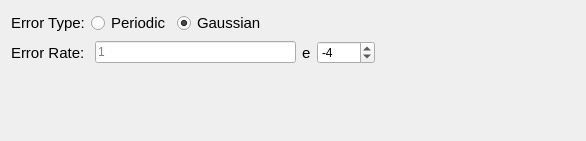
<?xml version="1.0" encoding="UTF-8"?>
<ui version="4.0">
 <class>BitsErrorForm</class>
 <widget class="QWidget" name="BitsErrorForm">
  <property name="geometry">
   <rect>
    <x>0</x>
    <y>0</y>
    <width>586</width>
    <height>141</height>
   </rect>
  </property>
  <property name="windowTitle">
   <string>Form</string>
  </property>
  <layout class="QVBoxLayout" name="verticalLayout">
   <item>
    <layout class="QHBoxLayout" name="horizontalLayout">
     <item>
      <widget class="QLabel" name="lblBER">
       <property name="font">
        <font>
         <pointsize>11</pointsize>
        </font>
       </property>
       <property name="text">
        <string>Error Type:</string>
       </property>
       <property name="textFormat">
        <enum>Qt::PlainText</enum>
       </property>
      </widget>
     </item>
     <item>
      <widget class="QRadioButton" name="periodicOpt">
       <property name="enabled">
        <bool>true</bool>
       </property>
       <property name="font">
        <font>
         <pointsize>11</pointsize>
        </font>
       </property>
       <property name="text">
        <string>Periodic</string>
       </property>
       <property name="checked">
        <bool>false</bool>
       </property>
      </widget>
     </item>
     <item>
      <widget class="QRadioButton" name="gaussianOpt">
       <property name="font">
        <font>
         <pointsize>11</pointsize>
        </font>
       </property>
       <property name="text">
        <string>Gaussian</string>
       </property>
       <property name="checked">
        <bool>true</bool>
       </property>
      </widget>
     </item>
     <item>
      <spacer name="horizontalSpacer">
       <property name="orientation">
        <enum>Qt::Horizontal</enum>
       </property>
       <property name="sizeHint" stdset="0">
        <size>
         <width>40</width>
         <height>20</height>
        </size>
       </property>
      </spacer>
     </item>
    </layout>
   </item>
   <item>
    <layout class="QHBoxLayout" name="horizontalLayout_2">
     <item>
      <widget class="QLabel" name="label">
       <property name="font">
        <font>
         <pointsize>11</pointsize>
        </font>
       </property>
       <property name="text">
        <string>Error Rate: </string>
       </property>
      </widget>
     </item>
     <item>
      <widget class="QLineEdit" name="coeffInput">
       <property name="placeholderText">
        <string>1</string>
       </property>
      </widget>
     </item>
     <item>
      <widget class="QLabel" name="lblx10">
       <property name="font">
        <font>
         <pointsize>11</pointsize>
        </font>
       </property>
       <property name="text">
        <string>e</string>
       </property>
      </widget>
     </item>
     <item>
      <widget class="QSpinBox" name="expInput">
       <property name="minimum">
        <number>-5000</number>
       </property>
       <property name="maximum">
        <number>-1</number>
       </property>
       <property name="value">
        <number>-4</number>
       </property>
      </widget>
     </item>
     <item>
      <spacer name="horizontalSpacer_2">
       <property name="orientation">
        <enum>Qt::Horizontal</enum>
       </property>
       <property name="sizeHint" stdset="0">
        <size>
         <width>40</width>
         <height>20</height>
        </size>
       </property>
      </spacer>
     </item>
    </layout>
   </item>
   <item>
    <spacer name="verticalSpacer">
     <property name="orientation">
      <enum>Qt::Vertical</enum>
     </property>
     <property name="sizeHint" stdset="0">
      <size>
       <width>20</width>
       <height>40</height>
      </size>
     </property>
    </spacer>
   </item>
  </layout>
 </widget>
 <resources/>
 <connections/>
</ui>
